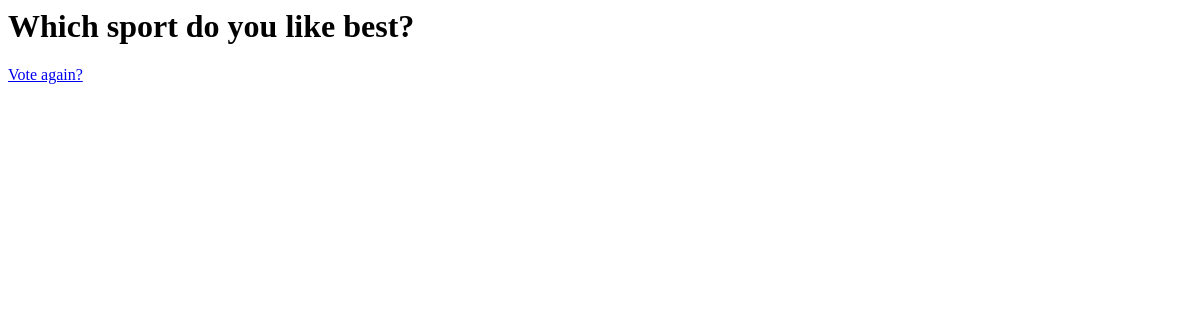
The app's page /polls/3/results/, older data.
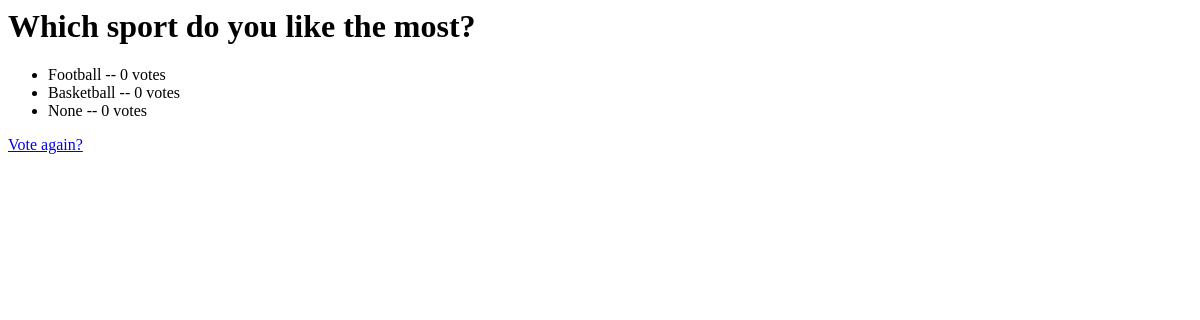
The same page, newer data.
### polls/models.py (models this page shows, shortened)
class Question(models.Model):
    question_text = models.CharField(max_length=200)
    pub_date = models.DateTimeField("date published")

class Choice(models.Model):
    question = models.ForeignKey(Question, on_delete=models.CASCADE)
    choice_text = models.CharField(max_length=200)
    votes = models.IntegerField(default=0)

### polls/views.py (the view)
# urls.py: path("<int:pk>/results/", views.ResultsView.as_view(), name="results"),
class ResultsView(generic.DetailView):
    model = Question
    template_name = "polls/results.html"

### polls/templates/polls/results.html
<h1>{{ question.question_text }}</h1>
<ul>
{% for choice in question.choice_set.all %}
    <li>{{ choice.choice_text }} -- {{ choice.votes }} vote{{ choice.votes|pluralize }}</li>
{% endfor %}
</ul>
<a href="{% url 'polls:detail' question.id %}">Vote again?</a>

Row changes from the older to the newer data that the page shows:
changed Question: question_text "Which sport do you like best?" → "Which sport do you like the most?"
added Choice: choice_text "Football", votes "0"
added Choice: choice_text "Basketball", votes "0"
added Choice: choice_text "None", votes "0"
